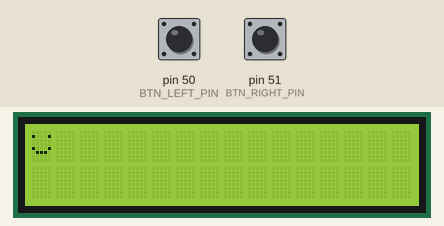
The program below on a simulated Arduino Mega 2560, built with avr-gcc and run on an emulated ATmega2560. On the bench: 16×2 character LCD. Inputs (shaded band) come from the test bench; at power-on: pin 51 (BTN_RIGHT_PIN) HIGH, pin 50 (BTN_LEFT_PIN) HIGH.

Above: at 1.2 s.
1.3 s: pin 51 (BTN_RIGHT_PIN) pulled LOW for 0.15 s
At 1.8 s:
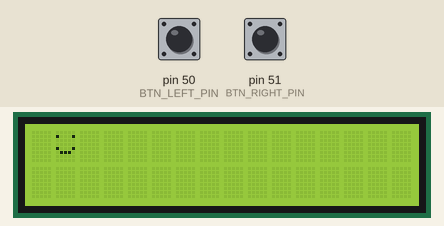
2.9 s: pin 51 (BTN_RIGHT_PIN) pulled LOW for 1 s
At 4.1 s:
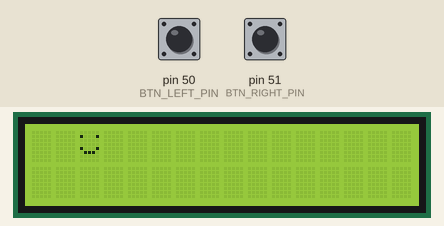
Timing chart, 0 to 5.9 s (numbered marks = the images above; inputs shaded):
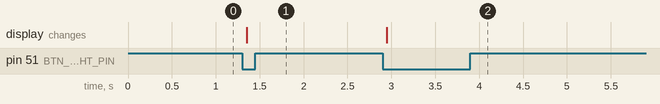

Measured:
- after the input at 1.3 s, the display: changes after 0.05 s (image 1)
- after the input at 2.9 s, the display: changes after 0.05 s (image 2)

The program:

main.cpp
```cpp
//**************************************************************//
//  Name    : Sprite
//  Author  : Jose Luis Figueroa
//  Date    : 28 Feb, 2021
//  Board   : Arduino Mega
//  Version : 1.0
//  Notes   : Use the buttons to move a caracter on the LCD
//**************************************************************//
#include <Arduino.h>
#include <LiquidCrystal.h>
#include "Button.h"

//Pins
const uint8_t BTN_LEFT_PIN = 50;
const uint8_t BTN_RIGHT_PIN = 51;
const uint8_t RS_PIN = 22;
const uint8_t E_PIN = 24;
const uint8_t D0_PIN = 2;
const uint8_t D1_PIN = 3;
const uint8_t D2_PIN = 4;
const uint8_t D3_PIN = 5;

//Constants & variables
const uint8_t lcd_width = 16;
uint8_t lcd_position = 1;

//Instance object (RS, E , D0, D1, D2, D4)
LiquidCrystal lcd(RS_PIN, E_PIN, D0_PIN, D1_PIN, D2_PIN, D3_PIN);
Button button_left(BTN_LEFT_PIN);
Button button_right(BTN_RIGHT_PIN);

byte smiley[8] = {
  B00000,
  B10001,
  B00000,
  B00000,
  B10001,
  B01110,
  B00000,
};

void setup()
{
    lcd.createChar(0, smiley);
    lcd.begin(16, 2);
    lcd.write(byte(0));
}

void loop()
{
    //Enter if the button left is pushed and LCD char is on the first
    //position or forward
    if(button_left.push() == HIGH && lcd_position > 1)
    {
        lcd.scrollDisplayLeft();
        lcd_position--;
    }

    //Enter if the button right is pushed and LCD char is on the last
    //position or backwards
    if(button_right.push() == HIGH && lcd_position < 16)
    {
        lcd.scrollDisplayRight();
        lcd_position++;
    }
}
```
